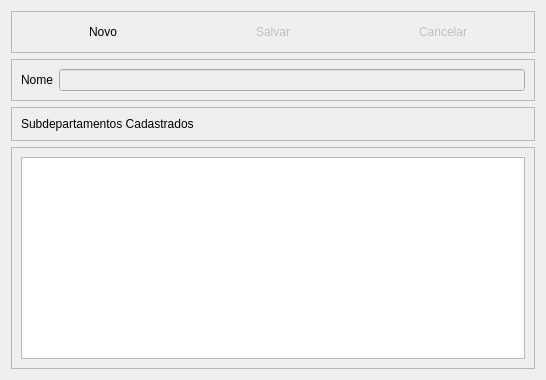
<?xml version="1.0" encoding="UTF-8"?>
<ui version="4.0">
 <class>subdepartamento</class>
 <widget class="QDialog" name="subdepartamento">
  <property name="geometry">
   <rect>
    <x>0</x>
    <y>0</y>
    <width>546</width>
    <height>380</height>
   </rect>
  </property>
  <property name="windowTitle">
   <string>Cadastro Subdepartamento</string>
  </property>
  <property name="windowIcon">
   <iconset resource="img.qrc">
    <normaloff>:/newPrefix/images/subdepartamento.png</normaloff>:/newPrefix/images/subdepartamento.png</iconset>
  </property>
  <layout class="QVBoxLayout" name="verticalLayout">
   <item>
    <widget class="QFrame" name="frame_4">
     <property name="frameShape">
      <enum>QFrame::StyledPanel</enum>
     </property>
     <property name="frameShadow">
      <enum>QFrame::Raised</enum>
     </property>
     <layout class="QHBoxLayout" name="horizontalLayout_4">
      <item>
       <widget class="QPushButton" name="btNovo">
        <property name="text">
         <string>Novo</string>
        </property>
        <property name="icon">
         <iconset resource="img.qrc">
          <normaloff>:/newPrefix/images/add.png</normaloff>:/newPrefix/images/add.png</iconset>
        </property>
        <property name="flat">
         <bool>true</bool>
        </property>
       </widget>
      </item>
      <item>
       <widget class="QPushButton" name="btSalvar">
        <property name="enabled">
         <bool>false</bool>
        </property>
        <property name="text">
         <string>Salvar</string>
        </property>
        <property name="icon">
         <iconset resource="img.qrc">
          <normaloff>:/newPrefix/images/button_ok.png</normaloff>:/newPrefix/images/button_ok.png</iconset>
        </property>
        <property name="flat">
         <bool>true</bool>
        </property>
       </widget>
      </item>
      <item>
       <widget class="QPushButton" name="btCancelar">
        <property name="enabled">
         <bool>false</bool>
        </property>
        <property name="text">
         <string>Cancelar</string>
        </property>
        <property name="icon">
         <iconset resource="img.qrc">
          <normaloff>:/newPrefix/images/button_cancel.png</normaloff>:/newPrefix/images/button_cancel.png</iconset>
        </property>
        <property name="flat">
         <bool>true</bool>
        </property>
       </widget>
      </item>
     </layout>
    </widget>
   </item>
   <item>
    <widget class="QFrame" name="frame">
     <property name="frameShape">
      <enum>QFrame::StyledPanel</enum>
     </property>
     <property name="frameShadow">
      <enum>QFrame::Raised</enum>
     </property>
     <layout class="QHBoxLayout" name="horizontalLayout">
      <item>
       <layout class="QFormLayout" name="formLayout_2">
        <property name="fieldGrowthPolicy">
         <enum>QFormLayout::AllNonFixedFieldsGrow</enum>
        </property>
        <item row="0" column="0">
         <widget class="QLabel" name="label">
          <property name="text">
           <string>Nome</string>
          </property>
         </widget>
        </item>
        <item row="0" column="1">
         <widget class="QLineEdit" name="EditNome">
          <property name="enabled">
           <bool>false</bool>
          </property>
         </widget>
        </item>
       </layout>
      </item>
     </layout>
    </widget>
   </item>
   <item>
    <widget class="QFrame" name="frame_2">
     <property name="frameShape">
      <enum>QFrame::StyledPanel</enum>
     </property>
     <property name="frameShadow">
      <enum>QFrame::Raised</enum>
     </property>
     <layout class="QHBoxLayout" name="horizontalLayout_2">
      <item>
       <widget class="QLabel" name="label_5">
        <property name="text">
         <string>Subdepartamentos Cadastrados</string>
        </property>
       </widget>
      </item>
     </layout>
    </widget>
   </item>
   <item>
    <widget class="QFrame" name="frame_3">
     <property name="frameShape">
      <enum>QFrame::StyledPanel</enum>
     </property>
     <property name="frameShadow">
      <enum>QFrame::Raised</enum>
     </property>
     <layout class="QHBoxLayout" name="horizontalLayout_3">
      <item>
       <widget class="QTableView" name="tabela"/>
      </item>
     </layout>
    </widget>
   </item>
  </layout>
 </widget>
 <resources>
  <include location="img.qrc"/>
 </resources>
 <connections/>
</ui>
